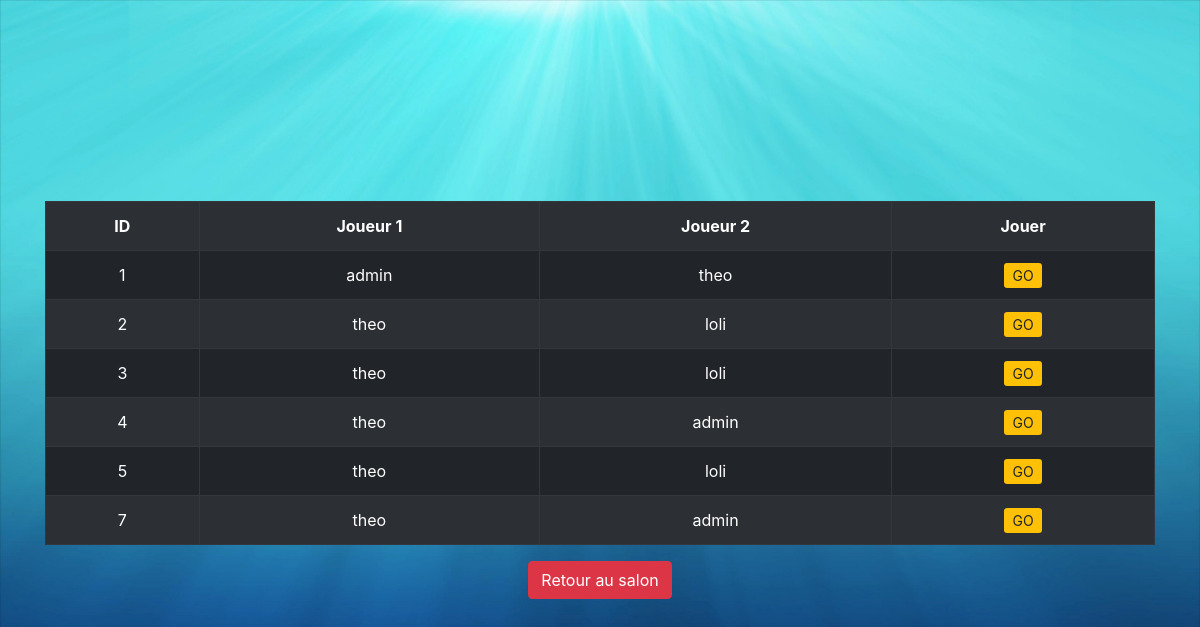
The app's page /liste_parties_en_cours.php (signed in) with its own data.
### tables this page shows
CREATE TABLE parties (
          id          int,
          joueur1     VARCHAR,
          joueur2     VARCHAR,
          tour        int,
          gagnant     VARCHAR,
          plateau     VARCHAR,
          spawnE      VARCHAR,
          spawnR      VARCHAR
        );

### liste_parties_en_cours.php (the view, shortened to what this page needs)
<!DOCTYPE html>
<html>
<head>
	<link rel="stylesheet" href="https://maxcdn.bootstrapcdn.com/bootstrap/4.0.0/css/bootstrap.min.css">
	<link href="./style/autre.css" rel="stylesheet">
</head>
<body class="fond1">
	<div class="container text-center auCentre">
		<?php
			try {
    			$db = new PDO("sqlite:siam.db");
    			$db->setAttribute(PDO::ATTR_ERRMODE, PDO::ERRMODE_EXCEPTION);
    			$parties = $db->prepare("SELECT id, joueur1, joueur2 FROM parties WHERE joueur2=:joueur2 OR joueur1=:joueur1 ORDER BY id ASC");
    			$parties->bindParam(':joueur1',$_SESSION['pseudo'],PDO::PARAM_STR);
    			$parties->bindParam(':joueur2',$_SESSION['pseudo'],PDO::PARAM_STR);
    			$parties->execute();
    			if ($_SESSION['pseudo'] == "admin") {
    				$parties = $db->query("SELECT id, joueur1, joueur2 FROM parties");
    			}
    			$partie = $parties->fetch(PDO::FETCH_ASSOC);
    			if (!$partie) {
    				echo "<p> Vous n'avez aucune partie en cours actuellement :(</p>";
    			}
    			else {
    				echo "<br><table class='table table-dark table-striped table-bordered table-hover' ><tr><th>ID</th><th>Joueur 1</th><th>Joueur 2</th><th>Jouer</th></tr>";
    				do {
    					echo "<tr><td>".$partie['id']."</td><td>".$partie['joueur1']."</td><td>".$partie['joueur2']."<td><a class='btn-sm btn-warning' href='jeu.php?id=".$partie['id']."'>GO</a></td></tr>";
    				} while ($partie = $parties->fetch(PDO::FETCH_ASSOC));
    				echo "</table>";
    			}
    		} catch(Exception $e) {
    			die('Erreur : '.$e->getMessage());
  			}
		?>
		<a href="connecter.php" class="btn btn-danger">Retour au salon</a>
		<br><br>
	</div>
</body>
</html>

### style/autre.css (style rules this page uses)
.auCentre { position: absolute; top: 50%; left: 50%; transform:translate(-50%, -50%); }
.fond1 { background-color: blue; background-image: url('../images/fond_jeu3.jpg'); background-repeat: no-repeat; background-size: 100%; }
* { box-sizing: border-box; padding: 0; margin: 0; }

### records on screen
parties: id "1", joueur1 "admin", joueur2 "theo"
parties: id "2", joueur1 "theo", joueur2 "loli"
parties: id "3", joueur1 "theo", joueur2 "loli"
parties: id "4", joueur1 "theo", joueur2 "admin"
parties: id "5", joueur1 "theo", joueur2 "loli"
parties: id "7", joueur1 "theo", joueur2 "admin"
